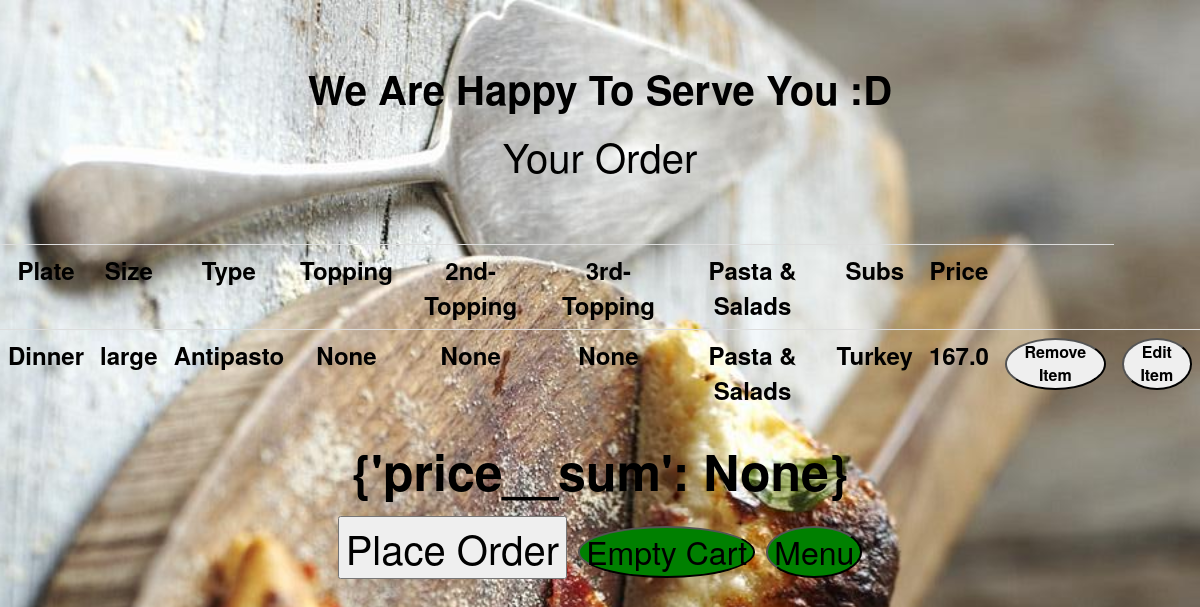
The page /cart on the database its author committed.
### orders/models.py (models this page shows, shortened)
class base(models.Model):
    name = models.CharField(max_length=64)
    size = models.CharField(max_length=64)
    type = models.CharField(max_length=64)
    topping = models.CharField(max_length=64, null=True)
    second_topping = models.CharField(max_length=64, null=True)
    third_topping = models.CharField(max_length=64, null=True)
    subs = models.CharField(max_length=64, null=True)
    pasta_salads = models.CharField(max_length=64, null=True)
    item_number = models.FloatField(null=True)
    p_s_number = models.FloatField(null=True)
    subs_number =models.FloatField(null=True)
    price =  models.FloatField(null=True)
    comment = models.CharField(max_length=64, null=True)
    user = models.CharField(max_length=64, null=True)
    class Meta:
        abstract = True

class carts(base):
    mark = models.CharField(max_length=64, null=True)
    id = models.AutoField(primary_key=True)

### orders/views.py (the view)
# urls.py: path('cart', views.cart, name="cart"),
def cart(request, user=None):
    if request.method == "POST":
        cart = carts.objects.all()
        user = request.user.get_username()
        for i in range(len(cart)):
            f = cart[i]
            order = orders(name=f.name, size = f.size, type=f.type,topping = f.topping,second_topping=f.second_topping,
            third_topping=f.third_topping, subs = f.subs, pasta_salads= f.pasta_salads, user = user)
            order.save()
        carts.objects.all().delete()
        return HttpResponseRedirect(reverse(index))
    else:
        cost = 0
        user = request.user.get_username()
        cart = carts.objects.all()
        cost = carts.objects.filter(user = user).aggregate(Sum('price'))
        if not cart:
            messages.error(request, "Cart Empty")
            return HttpResponseRedirect(reverse(index))
        return render(request, "orders/cart.html", {"cart":cart,"cost":cost})

### orders/templates/orders/cart.html (shortened to what this page needs)
{% extends "orders/base.html" %}
{%block body%}
<form class=""  method="post">
<div class="tab">
  <div class="">
    <p><b>We Are Happy To Serve You :D </b></p>
  </div>
    <p>Your Order </p>
      <table class="table table-borderd">
        <tr>
          <td>Plate</td>
          <td>Size</td>
          <td>Type</td>
          <td id="top">Topping</td>
          <td id="top">2nd-Topping</td>
          <td id="top">3rd-Topping</td>
          <td>Pasta & Salads</td>
          <td>Subs</td>
          <td>Price</td>
          <td></td>
        </tr>
        {%for i in cart%}
          <tr>
          <td>{{i.name}}</td>
          <td>{{i.size}}</td>
          <td>{{i.type}}</td>
          <td id="top">{{i.topping}}</td>
          <td id="top">{{i.second_topping}}</td>
          <td id="top">{{i.third_topping}}</td>
          <td>{{i.pasta_salads}}</td>
          <td>{{i.subs}}</td>
          <td>{{i.price}}</td>
          <td><a href="{% url 'remove' i.id %}"><button type="button" class="r">Remove Item</button></a></td>
          <td><a href="{% url 'edit' i.id %}"><button type="button" class="r">Edit Item</button></a></td>
          </tr>
        {% endfor %}
      </table>
        <p style="font-size:50;"><b> {{cost}}</b>  </p>
    <button type="submit" name="button">Place Order</button>
    <a href="{% url 'removeall' %}"><button type="button" class="m">Empty Cart</button></a>
    <a href="{%url 'index'%}"><button type="button" class="m">Menu</button></a>
</div>
</form>
{% endblock %}

### orders/static/orders/style.css (style rules this page uses)
.tab { text-align: center; font-size: 40; color: black; margin-top:5%; }
body { background-image: url('images/pizza.jpg'); background-repeat: no-repeat; background-size: cover; }
.m { color: black; background: green; font-size: 32; border-radius: 70%; }
.r { color: black; font-size: 16; border-radius: 80%; }
.table-borderd { text-align: center; font-weight: bolder; font-size: 24; color: black; margin-top:5%; }

### rows shown on the page
carts: name "Dinner", size "large", type "Antipasto", topping "None", second_topping "None", third_topping "None", pasta_salads "Pasta & Salads", subs "Turkey", price "167.0"

### other values the page prints
{{ cost }} "{'price__sum': None}"
